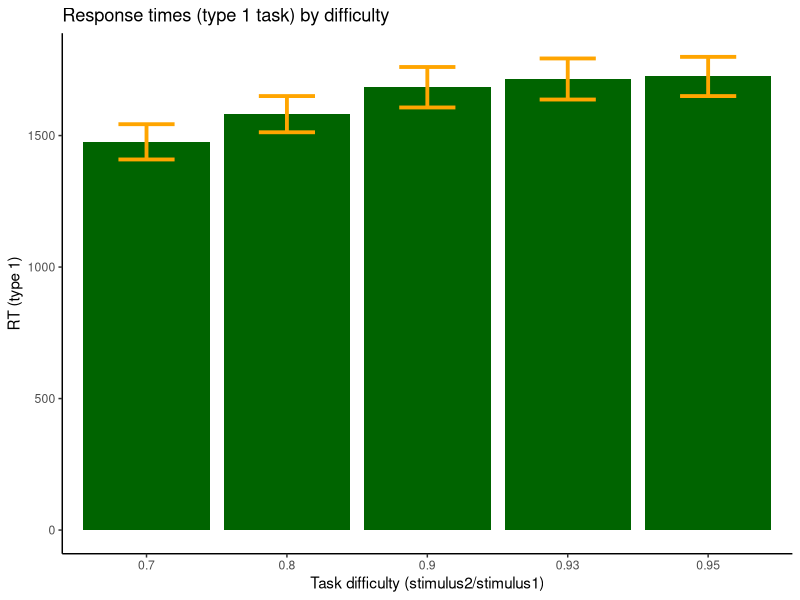
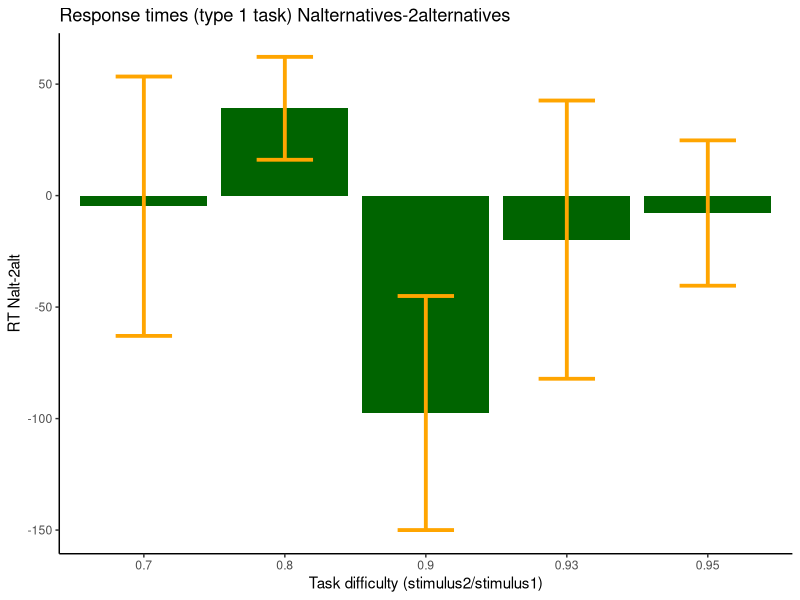
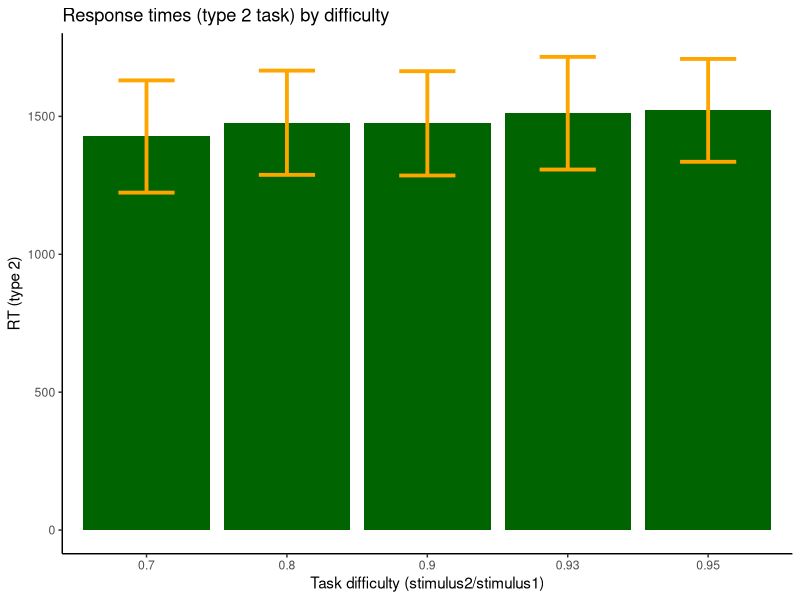
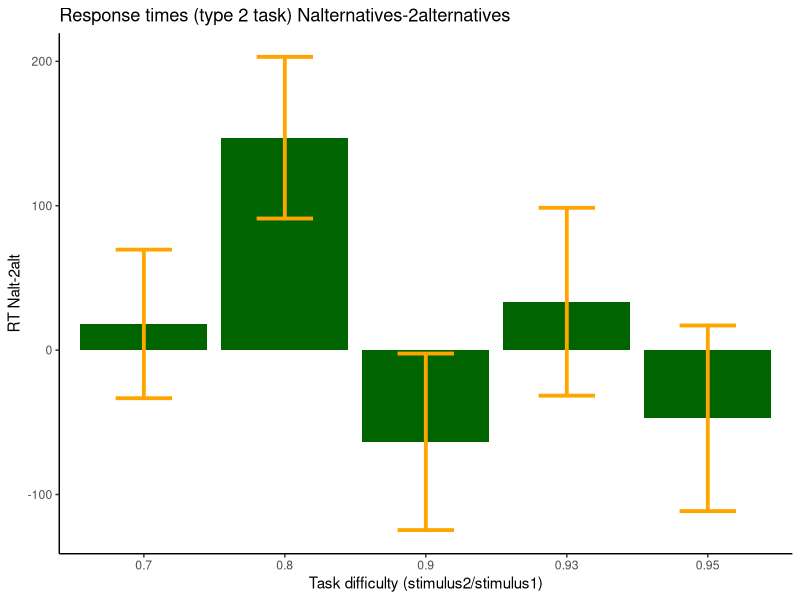

Here is the R script that generated these plots, in order:
library(tidyverse)

# -------------------------------------------------------------------------------------------------

data <- read.csv2('data_experiment2.csv')
data <- as_tibble(data)
data$Correct = as.logical(data$Correct)

# ----------------------------------------------------------------------------------------------------

####---- response times (type 1 task) by difficulty ----####

data %>%
  group_by(Nsujeto, StimVal) %>%  
  summarize(rt_type1 = mean(RT_type1)) %>% 
  ggplot(aes(x=as.factor(StimVal),
             y=rt_type1))+
  stat_summary(fun.data = mean_se,
               geom='bar', fill='darkgreen')+
  stat_summary(fun.data = mean_se,
               geom='errorbar', color='orange', width=0.4, size=1.3)+
  xlab('Task difficulty (stimulus2/stimulus1)')+
  ylab('RT (type 1)')+
  ggtitle('Response times (type 1 task) by difficulty')+
  theme_classic()

####---- rt (type 1) N alternatives - 2 alternatives ----####

levels <- sort(unique(data$StimVal))
nsubj  <- max(data$Nsujeto)
rt1_data <- matrix(NA, nsubj, 5) # 5 levels of difficulty

for(i in 1:nsubj){
  subj <- data[data$Nsujeto==i,]
  temp <- c()
  
  
  for(j in levels){
    indx3 <- which(subj$StimVal==j & subj$Nalternativas==3) # change here in order to see the subtraction between Nalt and 2alt
    indx2 <-  which(subj$StimVal==j & subj$Nalternativas==2)
    temp <- c(temp, mean(subj[indx3,]$RT_type1)-mean(subj[indx2,]$RT_type1))
  }
  
  rt1_data[i,] <- temp
  
}

# standard error of mean 
level1 <- mean_se(rt1_data[,1])
level2 <- mean_se(rt1_data[,2])
level3 <- mean_se(rt1_data[,3])
level4 <- mean_se(rt1_data[,4])
level5 <- mean_se(rt1_data[,5])

# plot
graphdata <- data.frame(names = levels, 
                        values = colMeans(rt1_data))

graphdata %>%
  ggplot(aes(x=as.factor(levels),y=values))+
  geom_col(fill='darkgreen')+
  geom_errorbar(aes(x=as.factor(levels), ymin=c(level1$ymin, level2$ymin, level3$ymin,
                                                level4$ymin, level5$ymin), 
                    ymax=c(level1$ymax,level2$ymax,level3$ymax, level4$ymax, level5$ymax)),
                width=0.4, size=1.3, color='orange')+
  ggtitle('Response times (type 1 task) Nalternatives-2alternatives')+
  ylab('RT Nalt-2alt')+
  xlab('Task difficulty (stimulus2/stimulus1)')+
  theme_classic()

#---------------------------------------------------------------------------------------
#---------------------------------------------------------------------------------------

####---- response times (type 2 task) by difficulty ----####

data %>%
  group_by(Nsujeto, StimVal) %>%  
  summarize(rt_conf = mean(RT_Confidence)) %>% 
  ggplot(aes(x=as.factor(StimVal),
             y=rt_conf))+
  stat_summary(fun.data = mean_se,
               geom='bar', fill='darkgreen')+
  stat_summary(fun.data = mean_se,
               geom='errorbar', color='orange', width=0.4, size=1.3)+
  xlab('Task difficulty (stimulus2/stimulus1)')+
  ylab('RT (type 2)')+
  ggtitle('Response times (type 2 task) by difficulty')+
  theme_classic()

####---- rt (type 2) 3 alternatives - 2 alternatives ----####

levels <- sort(unique(data$StimVal))
nsubj  <- max(data$Nsujeto)
rt2_data <- matrix(NA, nsubj, 5) # 5 levels of difficulty

for(i in 1:nsubj){
  subj <- data[data$Nsujeto==i,]
  temp <- c()
  
  
  for(j in levels){
    indx3 <- which(subj$StimVal==j & subj$Nalternativas==3) # change here in order to see the subtraction between Nalt and 2alt
    indx2 <-  which(subj$StimVal==j & subj$Nalternativas==2)
    temp <- c(temp, mean(subj[indx3,]$RT_Confidence)-mean(subj[indx2,]$RT_Confidence))
  }
  
  rt2_data[i,] <- temp
  
}

# standard error of mean 
level1 <- mean_se(rt2_data[,1])
level2 <- mean_se(rt2_data[,2])
level3 <- mean_se(rt2_data[,3])
level4 <- mean_se(rt2_data[,4])
level5 <- mean_se(rt2_data[,5])

# plot
graphdata <- data.frame(names = levels, 
                        values = colMeans(rt2_data))

graphdata %>%
  ggplot(aes(x=as.factor(levels),y=values))+
  geom_col(fill='darkgreen')+
  geom_errorbar(aes(x=as.factor(levels), ymin=c(level1$ymin, level2$ymin, level3$ymin,
                                                level4$ymin, level5$ymin), 
                    ymax=c(level1$ymax,level2$ymax,level3$ymax, level4$ymax, level5$ymax)),
                width=0.4, size=1.3, color='orange')+
  ggtitle('Response times (type 2 task) Nalternatives-2alternatives')+
  ylab('RT Nalt-2alt')+
  xlab('Task difficulty (stimulus2/stimulus1)')+
  theme_classic()
